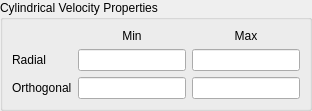
<?xml version="1.0" encoding="UTF-8"?>
<ui version="4.0">
 <class>VelocityPanelCylinder</class>
 <widget class="QWidget" name="VelocityPanelCylinder">
  <layout class="QVBoxLayout" name="rootLayout">
   <property name="leftMargin"><number>0</number></property>
   <property name="topMargin"><number>0</number></property>
   <property name="rightMargin"><number>0</number></property>
   <property name="bottomMargin"><number>0</number></property>
   <item>
    <widget class="QGroupBox" name="VelocityProperties">
     <property name="title">
      <string>Cylindrical Velocity Properties</string>
     </property>
     <layout class="QGridLayout" name="boxLayout">
      <item row="0" column="1">
       <widget class="QLabel" name="labelMin"><property name="text"><string>Min</string></property><property name="alignment"><set>Qt::AlignCenter</set></property></widget>
      </item>
      <item row="0" column="2">
       <widget class="QLabel" name="labelMax"><property name="text"><string>Max</string></property><property name="alignment"><set>Qt::AlignCenter</set></property></widget>
      </item>
      <item row="1" column="0">
       <widget class="QLabel" name="labelRadial"><property name="text"><string>Radial</string></property></widget>
      </item>
      <item row="1" column="1">
       <widget class="QLineEdit" name="CylinderRadialMin"/>
      </item>
      <item row="1" column="2">
       <widget class="QLineEdit" name="CylinderRadialMax"/>
      </item>
      <item row="2" column="0">
       <widget class="QLabel" name="labelOrthogonal"><property name="text"><string>Orthogonal</string></property></widget>
      </item>
      <item row="2" column="1">
       <widget class="QLineEdit" name="CylinderNormalMin"/>
      </item>
      <item row="2" column="2">
       <widget class="QLineEdit" name="CylinderNormalMax"/>
      </item>
     </layout>
    </widget>
   </item>
  </layout>
 </widget>
 <resources/>
 <connections/>
</ui>
